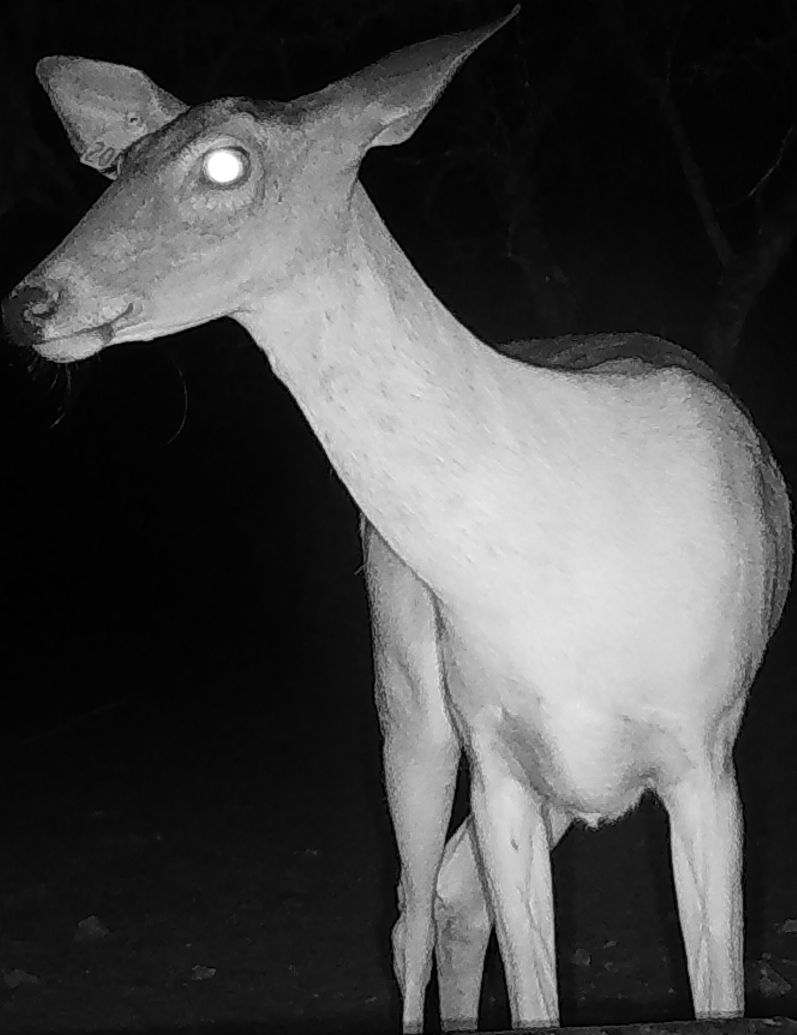
#> input picture datasets/train/Doe 2003 (2640)_cropped_2003-2-years.JPG, 1594 x 2070 px, found by its file name (shown at 1/2 size); its folder holds only this picture in this run
$ jupyter execute --allow-errors classical_approach_deer.ipynb   (shell and % lines are left out)
#> lines starting #> are read from the running program, lines starting #| are printed output that depends on the picture; after the words box and inside, x2 and y2 are one past the last pixel; in counts of white or black regions, pixels touching at a corner belong together
#> in extract_shape_features, image is the input picture: shape (2070, 1594, 3); min 0, max 255, mean 72.2
<a href="https://colab.research.google.com/github/tommymmcguire/DeerAI-540/blob/main/classical_approach_deer.ipynb" target="_parent"></a>

[cell 1]
# Remove Colab default sample_data

from google.colab import drive

drive.mount('/content/drive')

[cell 2]
import os
import cv2
import numpy as np
from sklearn.svm import SVR
from sklearn.pipeline import make_pipeline
from sklearn.preprocessing import StandardScaler
from sklearn.metrics import mean_squared_error, mean_absolute_error
from concurrent.futures import ProcessPoolExecutor, as_completed
import re
from tqdm import tqdm

def resize_image(image, target_height=500):
    """Resize images while keeping aspect ratio."""
#> called with target_height = 500
    h, w = image.shape[:2]
#> h = 2070; w = 1594
    scaling_factor = target_height / h
#> scaling_factor = 0.242
    return cv2.resize(image, None, fx=scaling_factor, fy=scaling_factor, interpolation=cv2.INTER_AREA)
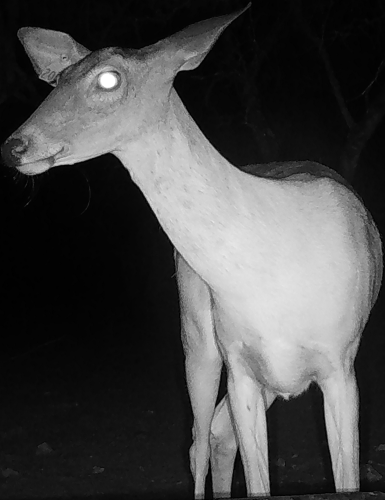
#> returned value: shape (500, 385, 3); min 0, max 255, mean 72.2

def extract_shape_features(image_path):
    """Extract basic shape features related to the aspect ratio of the deer's silhouette."""
    image = cv2.imread(image_path)
    image = resize_image(image)
    gray = cv2.cvtColor(image, cv2.COLOR_BGR2GRAY)
    _, binary = cv2.threshold(gray, 127, 255, cv2.THRESH_BINARY_INV + cv2.THRESH_OTSU)
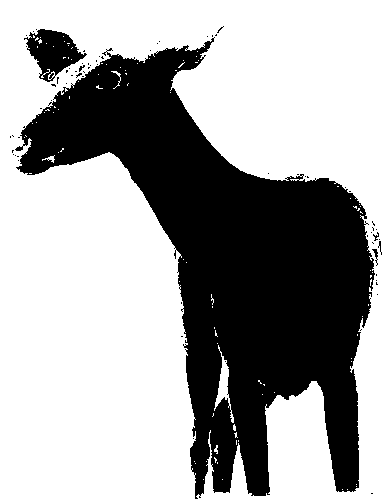
#> binary: shape (500, 385); 64.2% white; 69 black regions (64 under 20 px), largest, box (x1, y1, x2, y2) and area: (15, 37, 375, 499) 66845, (24, 29, 87, 82) 1726, (372, 249, 378, 266) 37, (373, 232, 379, 241) 22, (378, 241, 382, 255) 21
    contours, _ = cv2.findContours(binary, cv2.RETR_EXTERNAL, cv2.CHAIN_APPROX_SIMPLE)
#> contours = [[[0, 0], [0, 499], [384, 499], [384, 0]]]
    if contours:
        largest_contour = max(contours, key=cv2.contourArea)
#> largest_contour = [[0, 0], [0, 499], [384, 499], [384, 0]]
        x, y, w, h = cv2.boundingRect(largest_contour)
#> x = 0; y = 0; w = 385; h = 500
        aspect_ratio = w / h
#> aspect_ratio = 0.77
        return [aspect_ratio]
    return [0]  # Return a list with a single feature value of 0 if no contour is found

def process_image(data):
    filename, directory = data
    try:
        image_path = os.path.join(directory, filename)
        if filename.lower().endswith(('.jpg', '.jpeg')):
            aspect_ratio = extract_shape_features(image_path)[0]  # Directly get the scalar value
#> aspect_ratio = 0.77
            matches = re.findall(r'\d+', filename)
            if not matches:
                raise ValueError(f"No age found in filename: {image_path}")
            age = float(matches[-1])
            return aspect_ratio, age  # Return scalar value for aspect_ratio
    except Exception as e:
        print(f"Error processing file {filename}: {e}")
    return 0, 0  # Return default values in case of an error

def prepare_dataset_parallel(directory):
    tasks = [(filename, directory) for filename in os.listdir(directory) if filename.lower().endswith(('.jpg', '.jpeg'))]
    features, ages = [], []
    with ProcessPoolExecutor(max_workers=4) as executor:  # Limiting the number of workers to 4
        futures = {executor.submit(process_image, task): task for task in tasks}
#> futures = 1 item
        for future in tqdm(as_completed(futures), total=len(futures), desc=f"Processing images in {directory}"):
            aspect_ratio, age = future.result()
            features.append([aspect_ratio])  # Make sure to append as a list to keep it 2D
            ages.append(age)
#> this loop made 1 pass
#> (aspect_ratio, age) on pass 1: (0.77, 2)
#> after the loop, ages = [2]; features = [[0.77]]
    # Ensure features are correctly shaped as (n_samples, n_features)
    return np.array(features).reshape(-1, 1), np.array(ages)

# Assuming the paths to your dataset directories are correctly set
train_dir = './drive/MyDrive/CKWRI Deer Photos/datasets/train'
val_dir = './drive/MyDrive/CKWRI Deer Photos/datasets/val'
test_dir = './drive/MyDrive/CKWRI Deer Photos/datasets/test'

# Prepare datasets in parallel
X_train, y_train = prepare_dataset_parallel(train_dir)
#> X_train = [0.77]; y_train = [2]
#> (the rest of this cell did not finish here and is left out)

$ run again, on datasets/train/Doe 2009 (1992)_cropped_2009-2.JPG
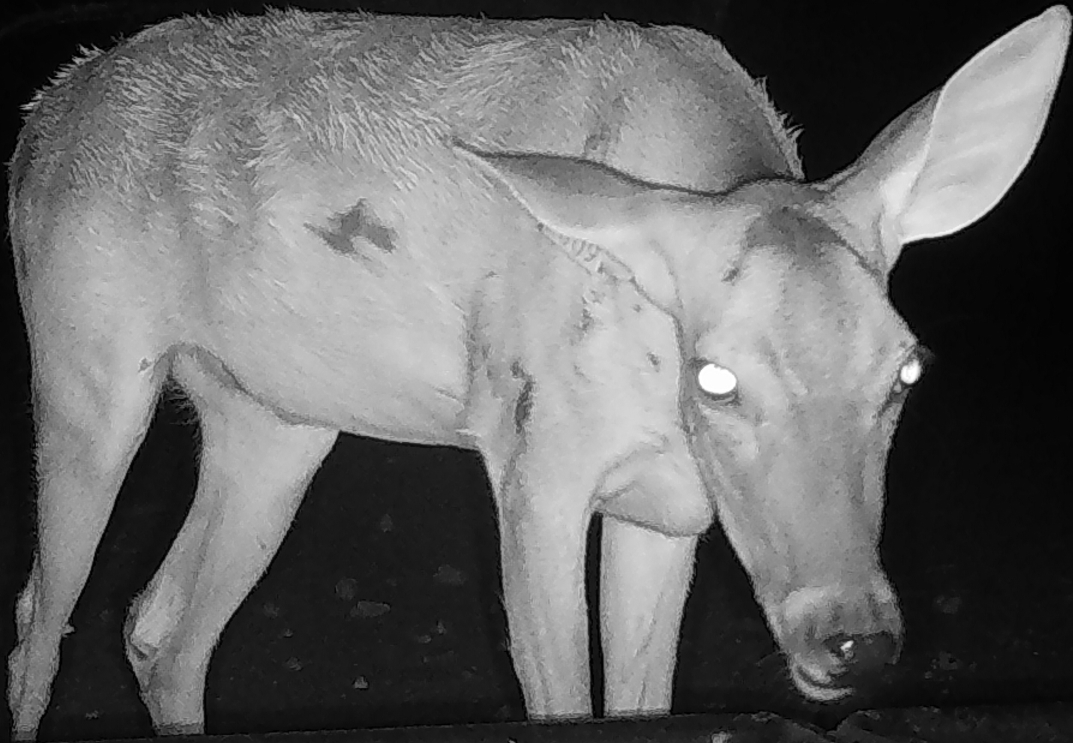
#> input picture datasets/train/Doe 2009 (1992)_cropped_2009-2.JPG, 2146 x 1486 px, found by its file name (shown at 1/2 size)
#> in extract_shape_features, image is the input picture: shape (1486, 2146, 3); min 0, max 255, mean 103.7
#> in resize_image, `return cv2.resize(image, None, fx=scaling_factor, fy=scaling_factor, i..`:
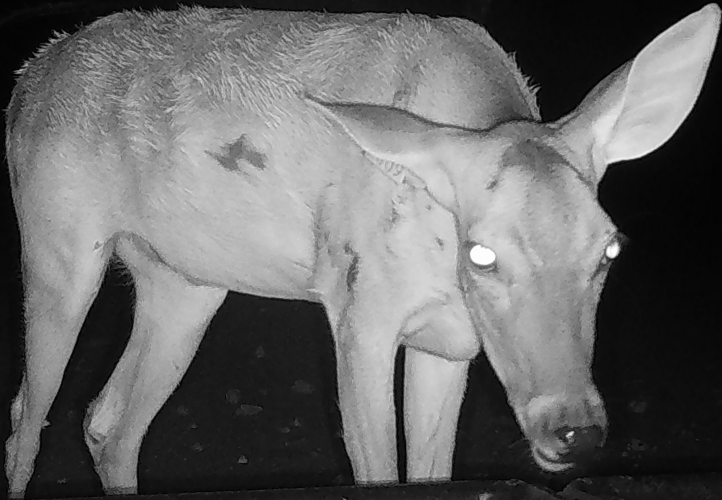
#> returned value: shape (500, 722, 3); min 0, max 255, mean 103.7
#> in extract_shape_features, `_, binary = cv2.threshold(gray, 127, 255, cv2.THRESH_BINARY_INV + cv2...`:
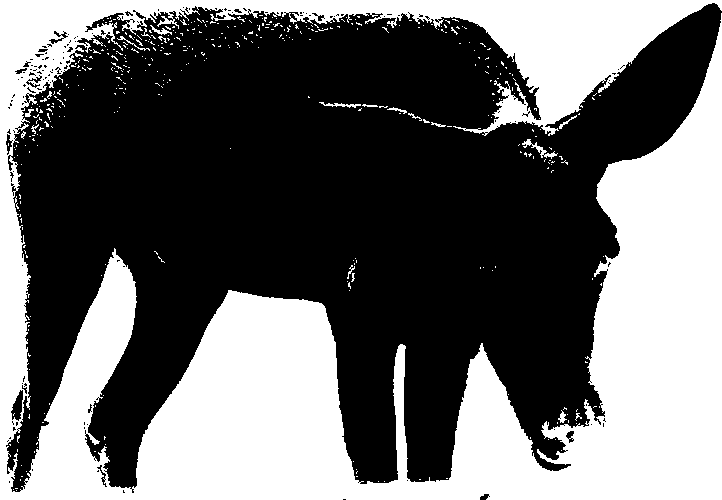
#> binary: shape (500, 722); 41.2% white; 424 white regions (404 under 20 px)
#> contours = 422 contours, 413 with area under 20; largest, box (x1, y1, x2, y2) and area: (0, 0, 722, 500) 143908, (522, 139, 558, 159) 102, (319, 102, 361, 108) 54, (150, 25, 172, 35) 45, (558, 410, 567, 423) 39
#> largest_contour = contour of 3585 points, box (x1, y1, x2, y2) (0, 0, 722, 500), area 143908
#> in extract_shape_features, `x, y, w, h = cv2.boundingRect(largest_contour)`: x = 0; w = 722; h = 500
#> in extract_shape_features, `aspect_ratio = w / h`: aspect_ratio = 1.44
#> futures = 1 item
#> the loop in prepare_dataset_parallel, `for future in tqdm(as_completed(futures), total=len(futures), desc=f"P..` made 1 pass
#> (aspect_ratio, age) on pass 1: (1.44, 2)
#> after the loop in prepare_dataset_parallel, `for future in tqdm(as_completed(futures), total=len(futures), desc=f"P..`: ages = [2]; features = [[1.44]]
#> X_train = [1.44]; y_train = [2]

$ run again, on datasets/train/Doe 2009 (2166)_cropped_2009-2.JPG
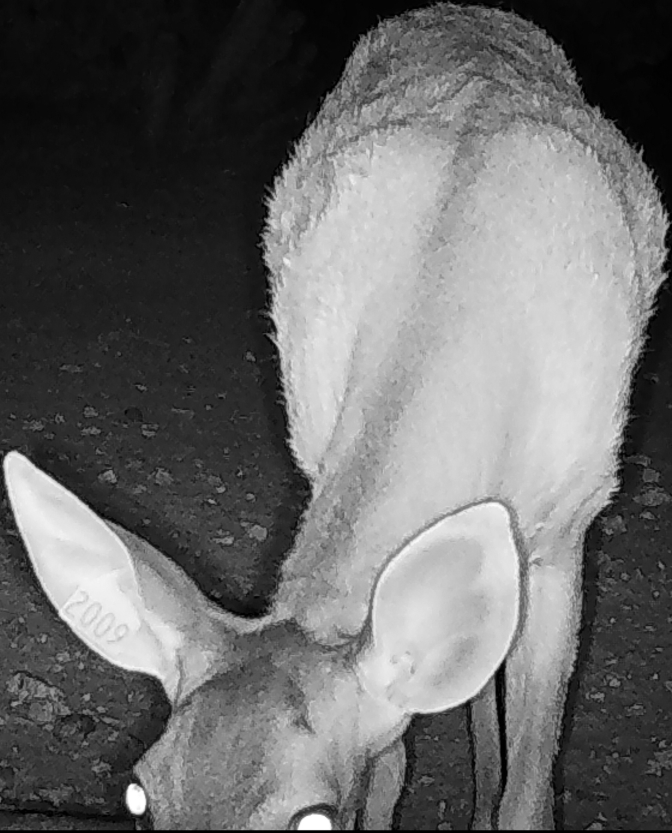
#> input picture datasets/train/Doe 2009 (2166)_cropped_2009-2.JPG, 1344 x 1666 px, found by its file name (shown at 1/2 size)
#> in extract_shape_features, image is the input picture: shape (1666, 1344, 3); min 0, max 255, mean 106
#> in resize_image, `return cv2.resize(image, None, fx=scaling_factor, fy=scaling_factor, i..`:
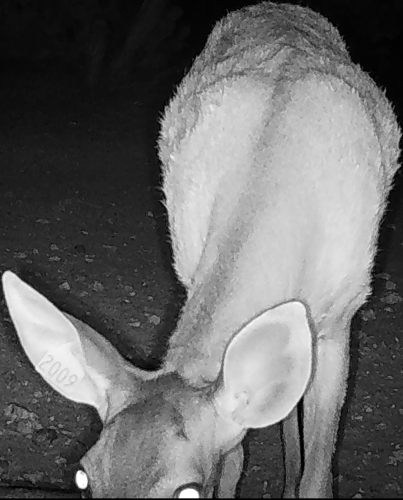
#> returned value: shape (500, 403, 3); min 0, max 255, mean 106.1
#> in extract_shape_features, `_, binary = cv2.threshold(gray, 127, 255, cv2.THRESH_BINARY_INV + cv2...`:
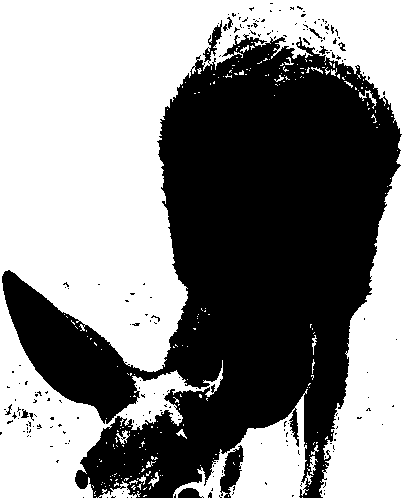
#> binary: shape (500, 403); 53.4% white; 207 black regions (198 under 20 px)
#> contours = 1 contour; box (x1, y1, x2, y2) and area: (0, 0, 403, 500) 200592
#> largest_contour = contour of 9 points, box (x1, y1, x2, y2) (0, 0, 403, 500), area 200592
#> in extract_shape_features, `x, y, w, h = cv2.boundingRect(largest_contour)`: x = 0; w = 403; h = 500
#> in extract_shape_features, `aspect_ratio = w / h`: aspect_ratio = 0.806
#> futures = 1 item
#> the loop in prepare_dataset_parallel, `for future in tqdm(as_completed(futures), total=len(futures), desc=f"P..` made 1 pass
#> (aspect_ratio, age) on pass 1: (0.806, 2)
#> after the loop in prepare_dataset_parallel, `for future in tqdm(as_completed(futures), total=len(futures), desc=f"P..`: ages = [2]; features = [[0.806]]
#> X_train = [0.806]; y_train = [2]
